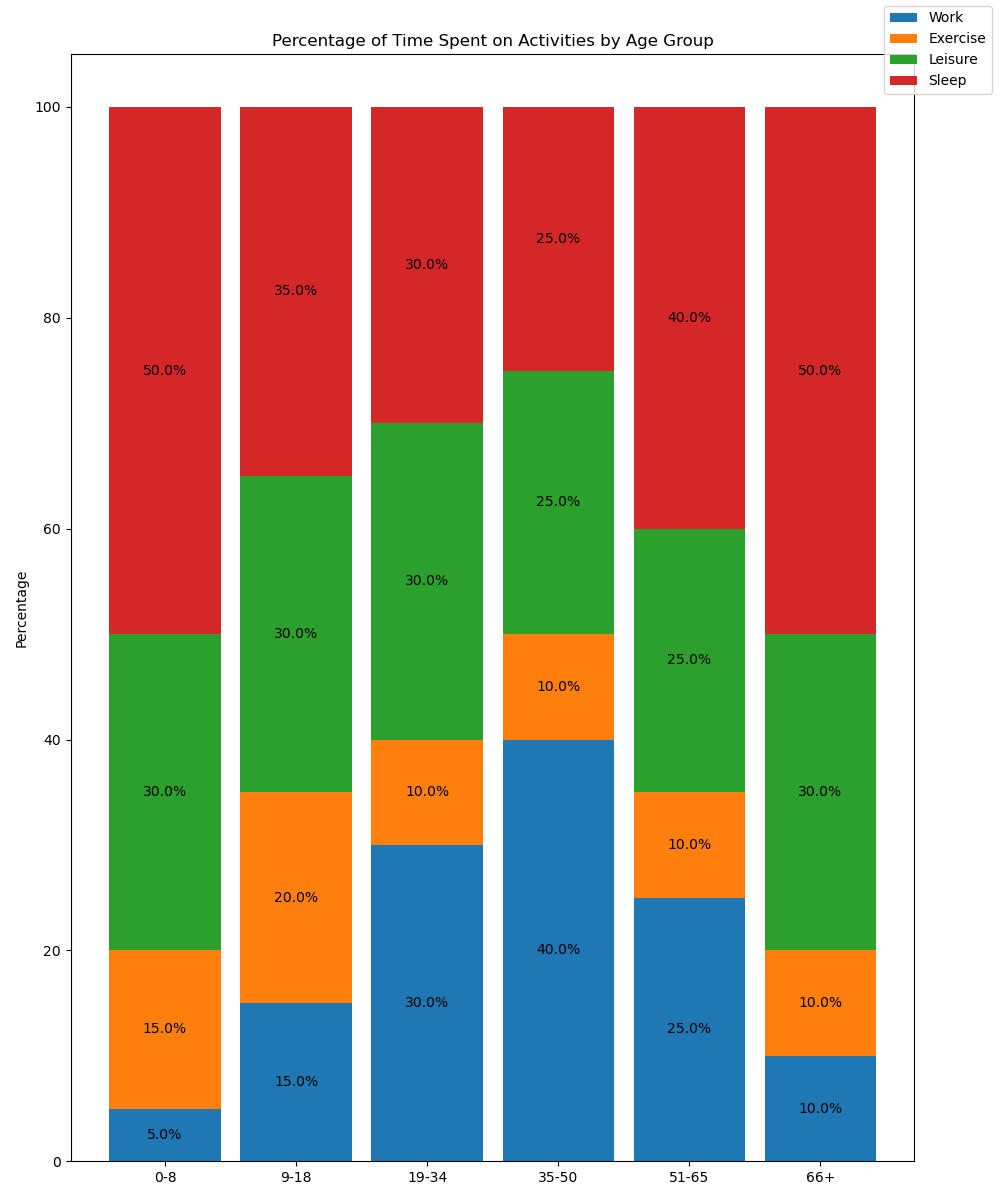

Reproduce this figure in Python.

import matplotlib.pyplot as plt
import pandas as pd
import seaborn as sns

data = [
    {'Age Group': '0-8', 'Work': 5, 'Exercise': 15, 'Leisure': 30, 'Sleep': 50},
    {'Age Group': '9-18', 'Work': 15, 'Exercise': 20, 'Leisure': 30, 'Sleep': 35},
    {'Age Group': '19-34', 'Work': 30, 'Exercise': 10, 'Leisure': 30, 'Sleep': 30},
    {'Age Group': '35-50', 'Work': 40, 'Exercise': 10, 'Leisure': 25, 'Sleep': 25},
    {'Age Group': '51-65', 'Work': 25, 'Exercise': 10, 'Leisure': 25, 'Sleep': 40},
    {'Age Group': '66+', 'Work': 10, 'Exercise': 10, 'Leisure': 30, 'Sleep': 50}
]

df = pd.DataFrame(data)
df.set_index('Age Group', inplace=True)

df_percentage = df.div(df.sum(axis=1), axis=0) * 100

fig, ax = plt.subplots(figsize=(10, 12))

bar_width = 0.85
categories = df_percentage.index
colors = ['#1f77b4', '#ff7f0e', '#2ca02c', '#d62728']

bottom = [0] * len(df_percentage)

for i, col in enumerate(df.columns):
    ax.bar(categories, df_percentage[col], bar_width, label=col, color=colors[i], bottom=bottom)
    bottom = bottom + df_percentage[col].values

ax.set_ylabel('Percentage')
ax.set_title('Percentage of Time Spent on Activities by Age Group')
ax.legend(loc='upper right', bbox_to_anchor=(1.1, 1.05))

for p in ax.patches:
    width, height = p.get_width(), p.get_height()
    x, y = p.get_xy()
    if height > 0:
        ax.text(x + width / 2,
                y + height / 2,
                f"{height:.1f}%",
                ha='center',
                va='center')

plt.tight_layout()
plt.show()
